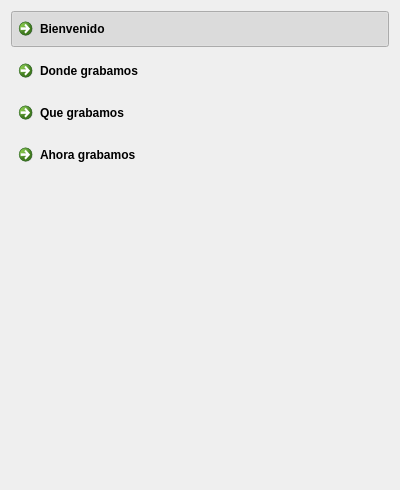
<?xml version="1.0" encoding="UTF-8"?>
<ui version="4.0">
 <class>panelIzquierdo</class>
 <widget class="QWidget" name="panelIzquierdo">
  <property name="geometry">
   <rect>
    <x>0</x>
    <y>0</y>
    <width>400</width>
    <height>490</height>
   </rect>
  </property>
  <property name="windowTitle">
   <string>Form</string>
  </property>
  <layout class="QVBoxLayout" name="verticalLayout">
   <item>
    <widget class="QCommandLinkButton" name="botonBienvenido">
     <property name="text">
      <string>Bienvenido</string>
     </property>
     <property name="checkable">
      <bool>true</bool>
     </property>
     <property name="checked">
      <bool>true</bool>
     </property>
     <property name="autoExclusive">
      <bool>true</bool>
     </property>
    </widget>
   </item>
   <item>
    <widget class="QCommandLinkButton" name="botonDonde">
     <property name="text">
      <string>Donde grabamos</string>
     </property>
     <property name="checkable">
      <bool>true</bool>
     </property>
     <property name="autoExclusive">
      <bool>true</bool>
     </property>
    </widget>
   </item>
   <item>
    <widget class="QCommandLinkButton" name="botonQue">
     <property name="text">
      <string>Que grabamos</string>
     </property>
     <property name="checkable">
      <bool>true</bool>
     </property>
     <property name="autoExclusive">
      <bool>true</bool>
     </property>
    </widget>
   </item>
   <item>
    <widget class="QCommandLinkButton" name="botonAhora">
     <property name="text">
      <string>Ahora grabamos</string>
     </property>
     <property name="checkable">
      <bool>true</bool>
     </property>
     <property name="autoExclusive">
      <bool>true</bool>
     </property>
    </widget>
   </item>
   <item>
    <spacer name="verticalSpacer">
     <property name="orientation">
      <enum>Qt::Vertical</enum>
     </property>
     <property name="sizeHint" stdset="0">
      <size>
       <width>20</width>
       <height>40</height>
      </size>
     </property>
    </spacer>
   </item>
  </layout>
 </widget>
 <resources/>
 <connections/>
</ui>
